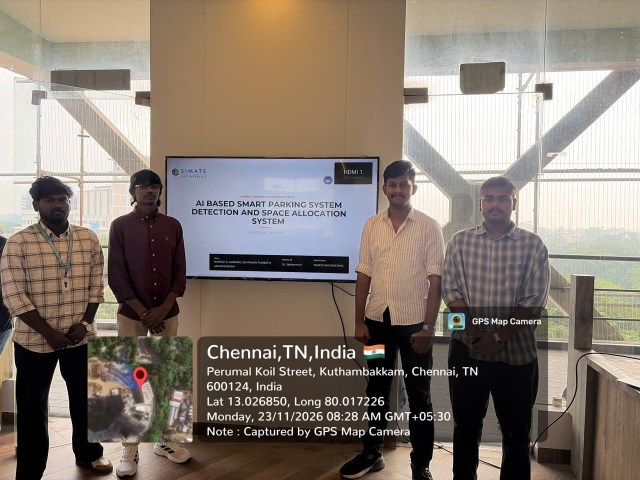
#> input picture CSA1716-TEAM 1 CAPSTONE DETAILS/NARESH S 1912260189 CSA1716 CAPSTONE TEAM 1 .jpeg, 1280 x 960 px (shown at 1/2 size)
$ python exp49_face_recognition.py --image '../../CSA1716-TEAM 1 CAPSTONE DETAILS/NARESH S 1912260189 CSA1716 CAPSTONE TEAM 1 .jpeg' --directory '../../CSA1716-TEAM 1 CAPSTONE DETAILS'
#> lines starting #> are read from the running program, lines starting #| are printed output that depends on the picture; after the words box and inside, x2 and y2 are one past the last pixel; in counts of white or black regions, pixels touching at a corner belong together
import argparse
from pathlib import Path

import cv2
import numpy as np

# This is face recognition, not merely face detection.
# Two reference images can be compared using OpenCV embeddings (LBPH).


def load_labeled_images(directory):
#> called with directory = '../../CSA1716-TEAM 1 CAPSTONE DETAILS'
    directory = Path(directory)
    recognizer = cv2.face.LBPHFaceRecognizer_create()
    face_cascade = cv2.CascadeClassifier(
        cv2.data.haarcascades + "haarcascade_frontalface_default.xml"
    )

    faces = []
    labels = []
    names = []

    for label, image_path in enumerate(sorted(directory.glob("*.*")), start=1):
        image = cv2.imread(str(image_path))
#> image is the input picture: shape (960, 1280, 3); mean B, G, R 114.6, 124.7, 136
        if image is None:
            continue
        gray = cv2.cvtColor(image, cv2.COLOR_BGR2GRAY)
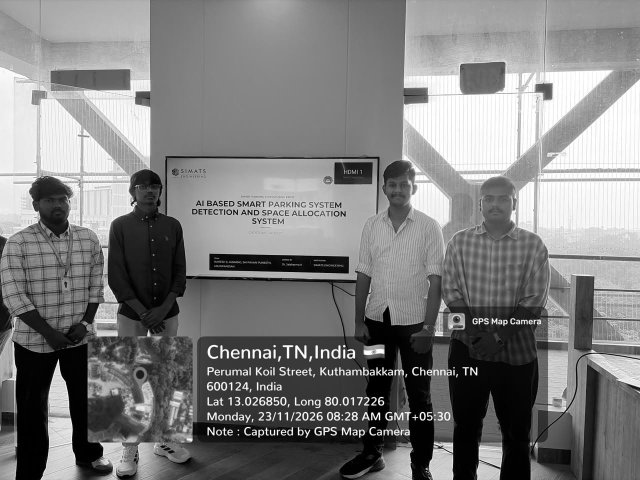
#> gray: shape (960, 1280) (shown at 1/2 size); min 0, max 255, mean 127
        detections = face_cascade.detectMultiScale(gray, scaleFactor=1.1, minNeighbors=5)
#> detections = [[171, 555, 51, 51], [272, 354, 53, 53], [764, 348, 59, 59], [85, 382, 54, 54], [957, 374, 66, 66]]
        if len(detections) == 0:
            continue

        x, y, w, h = max(detections, key=lambda box: box[2] * box[3])
#> x = 957; y = 374; w = 66; h = 66
        faces.append(cv2.resize(gray[y:y+h, x:x+w], (200, 200)))
        labels.append(label)
        names.append(image_path.stem)

    if not faces:
        raise ValueError("No labeled faces found. Place training face images in the supplied directory.")

    recognizer.train(faces, np.array(labels, dtype=np.int32))
    return recognizer, face_cascade, names


def recognize(image_path, directory):
    recognizer, cascade, names = load_labeled_images(directory)
    image = cv2.imread(image_path)
    if image is None:
        raise ValueError(f"Could not read image: {image_path}")

    gray = cv2.cvtColor(image, cv2.COLOR_BGR2GRAY)
    detections = cascade.detectMultiScale(gray, scaleFactor=1.1, minNeighbors=5)

    for x, y, w, h in detections:
        face = cv2.resize(gray[y:y+h, x:x+w], (200, 200))
        label, confidence = recognizer.predict(face)
        name = names[label - 1] if 0 < label <= len(names) else "Unknown"
        cv2.rectangle(image, (x, y), (x+w, y+h), (255, 0, 0), 2)
        cv2.putText(image, f"{name} ({confidence:.1f})", (x, y-8),
                    cv2.FONT_HERSHEY_SIMPLEX, 0.6, (255, 0, 0), 2)
#> this loop made 5 passes
#> (x, y, w, h, confidence) on passes 1 to 5: (171, 555, 51, 51, 125.6), (272, 354, 53, 53, 96.48), (764, 348, 59, 59, 77.41), (85, 382, 54, 54, 90.5), (957, 374, 66, 66, 0)
#> pass 1, in recognize, `face = cv2.resize(gray[y:y+h, x:x+w], (200, 200))`:
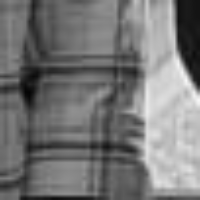
#> face: shape (200, 200); min 3, max 246, mean 118.3
#> pass 2, in recognize, `face = cv2.resize(gray[y:y+h, x:x+w], (200, 200))`:
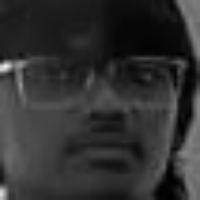
#> face: shape (200, 200); min 0, max 242, mean 48.6
#> pass 3, in recognize, `face = cv2.resize(gray[y:y+h, x:x+w], (200, 200))`:
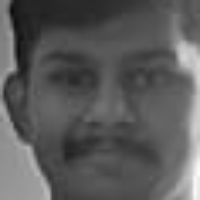
#> face: shape (200, 200); min 11, max 251, mean 90.6
#> after the loop:
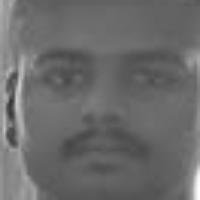
#> face: shape (200, 200); min 47, max 253, mean 106.6
#> after the loop:
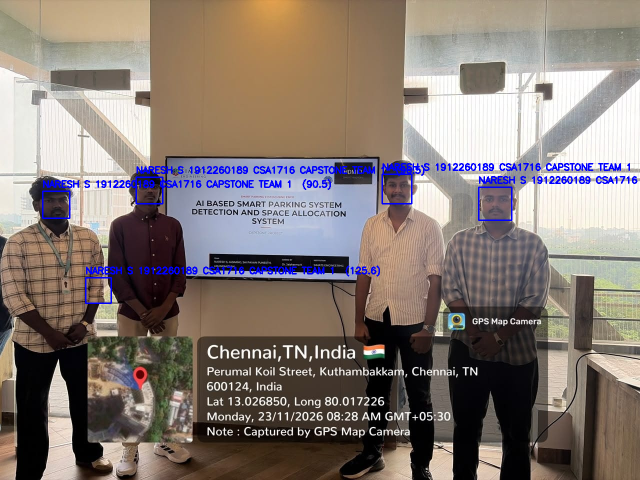
#> image: shape (960, 1280, 3) (shown at 1/2 size); 1.72% of pixels changed, all inside (x1, y1, x2, y2) = (84, 326, 1275, 608)

    output_path = Path(__file__).resolve().parent / "recognized_faces.jpg"
    cv2.imwrite(str(output_path), image)
    print(f"Recognized {len(detections)} face(s). Output saved at: {output_path}")
#| Recognized 5 face(s). Output saved at: LAB EXPERMIENTS/EXP 49/recognized_faces.jpg


if __name__ == "__main__":
    parser = argparse.ArgumentParser(description="Recognize faces using OpenCV LBPH")
    parser.add_argument("--image", required=True, help="Image containing faces to recognize")
    parser.add_argument("--directory", required=True, help="Directory containing labeled training-face images")
    args = parser.parse_args()
    recognize(args.image, args.directory)
